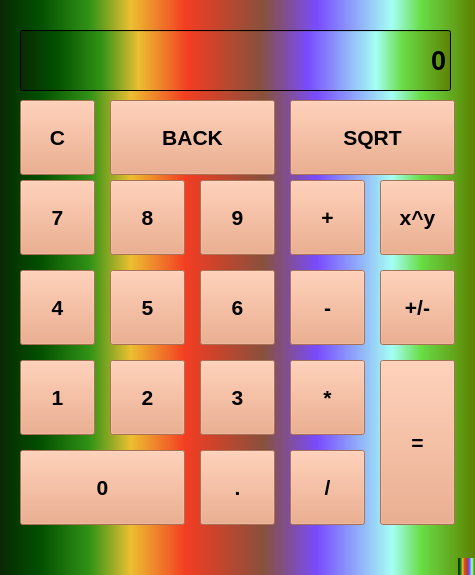
<?xml version="1.0" encoding="UTF-8"?>
<ui version="4.0">
 <class>MainWindow</class>
 <widget class="QMainWindow" name="MainWindow">
  <property name="windowModality">
   <enum>Qt::NonModal</enum>
  </property>
  <property name="geometry">
   <rect>
    <x>0</x>
    <y>0</y>
    <width>475</width>
    <height>575</height>
   </rect>
  </property>
  <property name="palette">
   <palette>
    <active>
     <colorrole role="WindowText">
      <brush brushstyle="SolidPattern">
       <color alpha="255">
        <red>221</red>
        <green>221</green>
        <blue>221</blue>
       </color>
      </brush>
     </colorrole>
     <colorrole role="Button">
      <brush brushstyle="LinearGradientPattern">
       <gradient startx="0.000000000000000" starty="0.000000000000000" endx="1.000000000000000" endy="0.000000000000000" type="LinearGradient" spread="PadSpread" coordinatemode="ObjectBoundingMode">
        <gradientstop position="0.000000000000000">
         <color alpha="255">
          <red>9</red>
          <green>41</green>
          <blue>4</blue>
         </color>
        </gradientstop>
        <gradientstop position="0.085000000000000">
         <color alpha="255">
          <red>2</red>
          <green>79</green>
          <blue>0</blue>
         </color>
        </gradientstop>
        <gradientstop position="0.190000000000000">
         <color alpha="255">
          <red>50</red>
          <green>147</green>
          <blue>22</blue>
         </color>
        </gradientstop>
        <gradientstop position="0.275000000000000">
         <color alpha="255">
          <red>236</red>
          <green>191</green>
          <blue>49</blue>
         </color>
        </gradientstop>
        <gradientstop position="0.390000000000000">
         <color alpha="255">
          <red>243</red>
          <green>61</green>
          <blue>34</blue>
         </color>
        </gradientstop>
        <gradientstop position="0.555000000000000">
         <color alpha="255">
          <red>135</red>
          <green>81</green>
          <blue>60</blue>
         </color>
        </gradientstop>
        <gradientstop position="0.667000000000000">
         <color alpha="255">
          <red>121</red>
          <green>75</green>
          <blue>255</blue>
         </color>
        </gradientstop>
        <gradientstop position="0.825000000000000">
         <color alpha="255">
          <red>164</red>
          <green>255</green>
          <blue>244</blue>
         </color>
        </gradientstop>
        <gradientstop position="0.885000000000000">
         <color alpha="255">
          <red>104</red>
          <green>222</green>
          <blue>71</blue>
         </color>
        </gradientstop>
        <gradientstop position="1.000000000000000">
         <color alpha="255">
          <red>93</red>
          <green>128</green>
          <blue>0</blue>
         </color>
        </gradientstop>
       </gradient>
      </brush>
     </colorrole>
     <colorrole role="Light">
      <brush brushstyle="SolidPattern">
       <color alpha="255">
        <red>200</red>
        <green>176</green>
        <blue>41</blue>
       </color>
      </brush>
     </colorrole>
     <colorrole role="Base">
      <brush brushstyle="LinearGradientPattern">
       <gradient startx="0.000000000000000" starty="0.000000000000000" endx="1.000000000000000" endy="0.000000000000000" type="LinearGradient" spread="PadSpread" coordinatemode="ObjectBoundingMode">
        <gradientstop position="0.000000000000000">
         <color alpha="255">
          <red>9</red>
          <green>41</green>
          <blue>4</blue>
         </color>
        </gradientstop>
        <gradientstop position="0.085000000000000">
         <color alpha="255">
          <red>2</red>
          <green>79</green>
          <blue>0</blue>
         </color>
        </gradientstop>
        <gradientstop position="0.190000000000000">
         <color alpha="255">
          <red>50</red>
          <green>147</green>
          <blue>22</blue>
         </color>
        </gradientstop>
        <gradientstop position="0.275000000000000">
         <color alpha="255">
          <red>236</red>
          <green>191</green>
          <blue>49</blue>
         </color>
        </gradientstop>
        <gradientstop position="0.390000000000000">
         <color alpha="255">
          <red>243</red>
          <green>61</green>
          <blue>34</blue>
         </color>
        </gradientstop>
        <gradientstop position="0.555000000000000">
         <color alpha="255">
          <red>135</red>
          <green>81</green>
          <blue>60</blue>
         </color>
        </gradientstop>
        <gradientstop position="0.667000000000000">
         <color alpha="255">
          <red>121</red>
          <green>75</green>
          <blue>255</blue>
         </color>
        </gradientstop>
        <gradientstop position="0.825000000000000">
         <color alpha="255">
          <red>164</red>
          <green>255</green>
          <blue>244</blue>
         </color>
        </gradientstop>
        <gradientstop position="0.885000000000000">
         <color alpha="255">
          <red>104</red>
          <green>222</green>
          <blue>71</blue>
         </color>
        </gradientstop>
        <gradientstop position="1.000000000000000">
         <color alpha="255">
          <red>93</red>
          <green>128</green>
          <blue>0</blue>
         </color>
        </gradientstop>
       </gradient>
      </brush>
     </colorrole>
     <colorrole role="Window">
      <brush brushstyle="LinearGradientPattern">
       <gradient startx="0.000000000000000" starty="0.000000000000000" endx="1.000000000000000" endy="0.000000000000000" type="LinearGradient" spread="PadSpread" coordinatemode="ObjectBoundingMode">
        <gradientstop position="0.000000000000000">
         <color alpha="255">
          <red>9</red>
          <green>41</green>
          <blue>4</blue>
         </color>
        </gradientstop>
        <gradientstop position="0.085000000000000">
         <color alpha="255">
          <red>2</red>
          <green>79</green>
          <blue>0</blue>
         </color>
        </gradientstop>
        <gradientstop position="0.190000000000000">
         <color alpha="255">
          <red>50</red>
          <green>147</green>
          <blue>22</blue>
         </color>
        </gradientstop>
        <gradientstop position="0.275000000000000">
         <color alpha="255">
          <red>236</red>
          <green>191</green>
          <blue>49</blue>
         </color>
        </gradientstop>
        <gradientstop position="0.390000000000000">
         <color alpha="255">
          <red>243</red>
          <green>61</green>
          <blue>34</blue>
         </color>
        </gradientstop>
        <gradientstop position="0.555000000000000">
         <color alpha="255">
          <red>135</red>
          <green>81</green>
          <blue>60</blue>
         </color>
        </gradientstop>
        <gradientstop position="0.667000000000000">
         <color alpha="255">
          <red>121</red>
          <green>75</green>
          <blue>255</blue>
         </color>
        </gradientstop>
        <gradientstop position="0.825000000000000">
         <color alpha="255">
          <red>164</red>
          <green>255</green>
          <blue>244</blue>
         </color>
        </gradientstop>
        <gradientstop position="0.885000000000000">
         <color alpha="255">
          <red>104</red>
          <green>222</green>
          <blue>71</blue>
         </color>
        </gradientstop>
        <gradientstop position="1.000000000000000">
         <color alpha="255">
          <red>93</red>
          <green>128</green>
          <blue>0</blue>
         </color>
        </gradientstop>
       </gradient>
      </brush>
     </colorrole>
    </active>
    <inactive>
     <colorrole role="WindowText">
      <brush brushstyle="SolidPattern">
       <color alpha="255">
        <red>221</red>
        <green>221</green>
        <blue>221</blue>
       </color>
      </brush>
     </colorrole>
     <colorrole role="Button">
      <brush brushstyle="LinearGradientPattern">
       <gradient startx="0.000000000000000" starty="0.000000000000000" endx="1.000000000000000" endy="0.000000000000000" type="LinearGradient" spread="PadSpread" coordinatemode="ObjectBoundingMode">
        <gradientstop position="0.000000000000000">
         <color alpha="255">
          <red>9</red>
          <green>41</green>
          <blue>4</blue>
         </color>
        </gradientstop>
        <gradientstop position="0.085000000000000">
         <color alpha="255">
          <red>2</red>
          <green>79</green>
          <blue>0</blue>
         </color>
        </gradientstop>
        <gradientstop position="0.190000000000000">
         <color alpha="255">
          <red>50</red>
          <green>147</green>
          <blue>22</blue>
         </color>
        </gradientstop>
        <gradientstop position="0.275000000000000">
         <color alpha="255">
          <red>236</red>
          <green>191</green>
          <blue>49</blue>
         </color>
        </gradientstop>
        <gradientstop position="0.390000000000000">
         <color alpha="255">
          <red>243</red>
          <green>61</green>
          <blue>34</blue>
         </color>
        </gradientstop>
        <gradientstop position="0.555000000000000">
         <color alpha="255">
          <red>135</red>
          <green>81</green>
          <blue>60</blue>
         </color>
        </gradientstop>
        <gradientstop position="0.667000000000000">
         <color alpha="255">
          <red>121</red>
          <green>75</green>
          <blue>255</blue>
         </color>
        </gradientstop>
        <gradientstop position="0.825000000000000">
         <color alpha="255">
          <red>164</red>
          <green>255</green>
          <blue>244</blue>
         </color>
        </gradientstop>
        <gradientstop position="0.885000000000000">
         <color alpha="255">
          <red>104</red>
          <green>222</green>
          <blue>71</blue>
         </color>
        </gradientstop>
        <gradientstop position="1.000000000000000">
         <color alpha="255">
          <red>93</red>
          <green>128</green>
          <blue>0</blue>
         </color>
        </gradientstop>
       </gradient>
      </brush>
     </colorrole>
     <colorrole role="Light">
      <brush brushstyle="SolidPattern">
       <color alpha="255">
        <red>200</red>
        <green>176</green>
        <blue>41</blue>
       </color>
      </brush>
     </colorrole>
     <colorrole role="Base">
      <brush brushstyle="LinearGradientPattern">
       <gradient startx="0.000000000000000" starty="0.000000000000000" endx="1.000000000000000" endy="0.000000000000000" type="LinearGradient" spread="PadSpread" coordinatemode="ObjectBoundingMode">
        <gradientstop position="0.000000000000000">
         <color alpha="255">
          <red>9</red>
          <green>41</green>
          <blue>4</blue>
         </color>
        </gradientstop>
        <gradientstop position="0.085000000000000">
         <color alpha="255">
          <red>2</red>
          <green>79</green>
          <blue>0</blue>
         </color>
        </gradientstop>
        <gradientstop position="0.190000000000000">
         <color alpha="255">
          <red>50</red>
          <green>147</green>
          <blue>22</blue>
         </color>
        </gradientstop>
        <gradientstop position="0.275000000000000">
         <color alpha="255">
          <red>236</red>
          <green>191</green>
          <blue>49</blue>
         </color>
        </gradientstop>
        <gradientstop position="0.390000000000000">
         <color alpha="255">
          <red>243</red>
          <green>61</green>
          <blue>34</blue>
         </color>
        </gradientstop>
        <gradientstop position="0.555000000000000">
         <color alpha="255">
          <red>135</red>
          <green>81</green>
          <blue>60</blue>
         </color>
        </gradientstop>
        <gradientstop position="0.667000000000000">
         <color alpha="255">
          <red>121</red>
          <green>75</green>
          <blue>255</blue>
         </color>
        </gradientstop>
        <gradientstop position="0.825000000000000">
         <color alpha="255">
          <red>164</red>
          <green>255</green>
          <blue>244</blue>
         </color>
        </gradientstop>
        <gradientstop position="0.885000000000000">
         <color alpha="255">
          <red>104</red>
          <green>222</green>
          <blue>71</blue>
         </color>
        </gradientstop>
        <gradientstop position="1.000000000000000">
         <color alpha="255">
          <red>93</red>
          <green>128</green>
          <blue>0</blue>
         </color>
        </gradientstop>
       </gradient>
      </brush>
     </colorrole>
     <colorrole role="Window">
      <brush brushstyle="LinearGradientPattern">
       <gradient startx="0.000000000000000" starty="0.000000000000000" endx="1.000000000000000" endy="0.000000000000000" type="LinearGradient" spread="PadSpread" coordinatemode="ObjectBoundingMode">
        <gradientstop position="0.000000000000000">
         <color alpha="255">
          <red>9</red>
          <green>41</green>
          <blue>4</blue>
         </color>
        </gradientstop>
        <gradientstop position="0.085000000000000">
         <color alpha="255">
          <red>2</red>
          <green>79</green>
          <blue>0</blue>
         </color>
        </gradientstop>
        <gradientstop position="0.190000000000000">
         <color alpha="255">
          <red>50</red>
          <green>147</green>
          <blue>22</blue>
         </color>
        </gradientstop>
        <gradientstop position="0.275000000000000">
         <color alpha="255">
          <red>236</red>
          <green>191</green>
          <blue>49</blue>
         </color>
        </gradientstop>
        <gradientstop position="0.390000000000000">
         <color alpha="255">
          <red>243</red>
          <green>61</green>
          <blue>34</blue>
         </color>
        </gradientstop>
        <gradientstop position="0.555000000000000">
         <color alpha="255">
          <red>135</red>
          <green>81</green>
          <blue>60</blue>
         </color>
        </gradientstop>
        <gradientstop position="0.667000000000000">
         <color alpha="255">
          <red>121</red>
          <green>75</green>
          <blue>255</blue>
         </color>
        </gradientstop>
        <gradientstop position="0.825000000000000">
         <color alpha="255">
          <red>164</red>
          <green>255</green>
          <blue>244</blue>
         </color>
        </gradientstop>
        <gradientstop position="0.885000000000000">
         <color alpha="255">
          <red>104</red>
          <green>222</green>
          <blue>71</blue>
         </color>
        </gradientstop>
        <gradientstop position="1.000000000000000">
         <color alpha="255">
          <red>93</red>
          <green>128</green>
          <blue>0</blue>
         </color>
        </gradientstop>
       </gradient>
      </brush>
     </colorrole>
    </inactive>
    <disabled>
     <colorrole role="WindowText">
      <brush brushstyle="SolidPattern">
       <color alpha="255">
        <red>120</red>
        <green>120</green>
        <blue>120</blue>
       </color>
      </brush>
     </colorrole>
     <colorrole role="Button">
      <brush brushstyle="LinearGradientPattern">
       <gradient startx="0.000000000000000" starty="0.000000000000000" endx="1.000000000000000" endy="0.000000000000000" type="LinearGradient" spread="PadSpread" coordinatemode="ObjectBoundingMode">
        <gradientstop position="0.000000000000000">
         <color alpha="255">
          <red>9</red>
          <green>41</green>
          <blue>4</blue>
         </color>
        </gradientstop>
        <gradientstop position="0.085000000000000">
         <color alpha="255">
          <red>2</red>
          <green>79</green>
          <blue>0</blue>
         </color>
        </gradientstop>
        <gradientstop position="0.190000000000000">
         <color alpha="255">
          <red>50</red>
          <green>147</green>
          <blue>22</blue>
         </color>
        </gradientstop>
        <gradientstop position="0.275000000000000">
         <color alpha="255">
          <red>236</red>
          <green>191</green>
          <blue>49</blue>
         </color>
        </gradientstop>
        <gradientstop position="0.390000000000000">
         <color alpha="255">
          <red>243</red>
          <green>61</green>
          <blue>34</blue>
         </color>
        </gradientstop>
        <gradientstop position="0.555000000000000">
         <color alpha="255">
          <red>135</red>
          <green>81</green>
          <blue>60</blue>
         </color>
        </gradientstop>
        <gradientstop position="0.667000000000000">
         <color alpha="255">
          <red>121</red>
          <green>75</green>
          <blue>255</blue>
         </color>
        </gradientstop>
        <gradientstop position="0.825000000000000">
         <color alpha="255">
          <red>164</red>
          <green>255</green>
          <blue>244</blue>
         </color>
        </gradientstop>
        <gradientstop position="0.885000000000000">
         <color alpha="255">
          <red>104</red>
          <green>222</green>
          <blue>71</blue>
         </color>
        </gradientstop>
        <gradientstop position="1.000000000000000">
         <color alpha="255">
          <red>93</red>
          <green>128</green>
          <blue>0</blue>
         </color>
        </gradientstop>
       </gradient>
      </brush>
     </colorrole>
     <colorrole role="Light">
      <brush brushstyle="SolidPattern">
       <color alpha="255">
        <red>200</red>
        <green>176</green>
        <blue>41</blue>
       </color>
      </brush>
     </colorrole>
     <colorrole role="Base">
      <brush brushstyle="LinearGradientPattern">
       <gradient startx="0.000000000000000" starty="0.000000000000000" endx="1.000000000000000" endy="0.000000000000000" type="LinearGradient" spread="PadSpread" coordinatemode="ObjectBoundingMode">
        <gradientstop position="0.000000000000000">
         <color alpha="255">
          <red>9</red>
          <green>41</green>
          <blue>4</blue>
         </color>
        </gradientstop>
        <gradientstop position="0.085000000000000">
         <color alpha="255">
          <red>2</red>
          <green>79</green>
          <blue>0</blue>
         </color>
        </gradientstop>
        <gradientstop position="0.190000000000000">
         <color alpha="255">
          <red>50</red>
          <green>147</green>
          <blue>22</blue>
         </color>
        </gradientstop>
        <gradientstop position="0.275000000000000">
         <color alpha="255">
          <red>236</red>
          <green>191</green>
          <blue>49</blue>
         </color>
        </gradientstop>
        <gradientstop position="0.390000000000000">
         <color alpha="255">
          <red>243</red>
          <green>61</green>
          <blue>34</blue>
         </color>
        </gradientstop>
        <gradientstop position="0.555000000000000">
         <color alpha="255">
          <red>135</red>
          <green>81</green>
          <blue>60</blue>
         </color>
        </gradientstop>
        <gradientstop position="0.667000000000000">
         <color alpha="255">
          <red>121</red>
          <green>75</green>
          <blue>255</blue>
         </color>
        </gradientstop>
        <gradientstop position="0.825000000000000">
         <color alpha="255">
          <red>164</red>
          <green>255</green>
          <blue>244</blue>
         </color>
        </gradientstop>
        <gradientstop position="0.885000000000000">
         <color alpha="255">
          <red>104</red>
          <green>222</green>
          <blue>71</blue>
         </color>
        </gradientstop>
        <gradientstop position="1.000000000000000">
         <color alpha="255">
          <red>93</red>
          <green>128</green>
          <blue>0</blue>
         </color>
        </gradientstop>
       </gradient>
      </brush>
     </colorrole>
     <colorrole role="Window">
      <brush brushstyle="LinearGradientPattern">
       <gradient startx="0.000000000000000" starty="0.000000000000000" endx="1.000000000000000" endy="0.000000000000000" type="LinearGradient" spread="PadSpread" coordinatemode="ObjectBoundingMode">
        <gradientstop position="0.000000000000000">
         <color alpha="255">
          <red>9</red>
          <green>41</green>
          <blue>4</blue>
         </color>
        </gradientstop>
        <gradientstop position="0.085000000000000">
         <color alpha="255">
          <red>2</red>
          <green>79</green>
          <blue>0</blue>
         </color>
        </gradientstop>
        <gradientstop position="0.190000000000000">
         <color alpha="255">
          <red>50</red>
          <green>147</green>
          <blue>22</blue>
         </color>
        </gradientstop>
        <gradientstop position="0.275000000000000">
         <color alpha="255">
          <red>236</red>
          <green>191</green>
          <blue>49</blue>
         </color>
        </gradientstop>
        <gradientstop position="0.390000000000000">
         <color alpha="255">
          <red>243</red>
          <green>61</green>
          <blue>34</blue>
         </color>
        </gradientstop>
        <gradientstop position="0.555000000000000">
         <color alpha="255">
          <red>135</red>
          <green>81</green>
          <blue>60</blue>
         </color>
        </gradientstop>
        <gradientstop position="0.667000000000000">
         <color alpha="255">
          <red>121</red>
          <green>75</green>
          <blue>255</blue>
         </color>
        </gradientstop>
        <gradientstop position="0.825000000000000">
         <color alpha="255">
          <red>164</red>
          <green>255</green>
          <blue>244</blue>
         </color>
        </gradientstop>
        <gradientstop position="0.885000000000000">
         <color alpha="255">
          <red>104</red>
          <green>222</green>
          <blue>71</blue>
         </color>
        </gradientstop>
        <gradientstop position="1.000000000000000">
         <color alpha="255">
          <red>93</red>
          <green>128</green>
          <blue>0</blue>
         </color>
        </gradientstop>
       </gradient>
      </brush>
     </colorrole>
    </disabled>
   </palette>
  </property>
  <property name="cursor">
   <cursorShape>OpenHandCursor</cursorShape>
  </property>
  <property name="windowTitle">
   <string>Calculator v1.0.0</string>
  </property>
  <property name="styleSheet">
   <string notr="true">background-color: qlineargradient(spread:pad, x1:0, y1:0, x2:1, y2:0, stop:0 rgba(9, 41, 4, 255), stop:0.085 rgba(2, 79, 0, 255), stop:0.19 rgba(50, 147, 22, 255), stop:0.275 rgba(236, 191, 49, 255), stop:0.39 rgba(243, 61, 34, 255), stop:0.555 rgba(135, 81, 60, 255), stop:0.667 rgba(121, 75, 255, 255), stop:0.825 rgba(164, 255, 244, 255), stop:0.885 rgba(104, 222, 71, 255), stop:1 rgba(93, 128, 0, 255));</string>
  </property>
  <widget class="QWidget" name="centralwidget">
   <widget class="QLineEdit" name="number">
    <property name="geometry">
     <rect>
      <x>20</x>
      <y>30</y>
      <width>431</width>
      <height>61</height>
     </rect>
    </property>
    <property name="font">
     <font>
      <pointsize>20</pointsize>
      <weight>75</weight>
      <bold>true</bold>
     </font>
    </property>
    <property name="text">
     <string>0</string>
    </property>
    <property name="alignment">
     <set>Qt::AlignRight|Qt::AlignTrailing|Qt::AlignVCenter</set>
    </property>
   </widget>
   <widget class="QPushButton" name="btn7">
    <property name="geometry">
     <rect>
      <x>20</x>
      <y>180</y>
      <width>75</width>
      <height>75</height>
     </rect>
    </property>
    <property name="font">
     <font>
      <pointsize>16</pointsize>
      <weight>75</weight>
      <bold>true</bold>
     </font>
    </property>
    <property name="cursor">
     <cursorShape>CrossCursor</cursorShape>
    </property>
    <property name="styleSheet">
     <string notr="true">background-color: rgb(236, 157, 117);</string>
    </property>
    <property name="text">
     <string>7</string>
    </property>
   </widget>
   <widget class="QPushButton" name="btn8">
    <property name="geometry">
     <rect>
      <x>110</x>
      <y>180</y>
      <width>75</width>
      <height>75</height>
     </rect>
    </property>
    <property name="font">
     <font>
      <pointsize>16</pointsize>
      <weight>75</weight>
      <bold>true</bold>
     </font>
    </property>
    <property name="cursor">
     <cursorShape>CrossCursor</cursorShape>
    </property>
    <property name="styleSheet">
     <string notr="true">background-color: rgb(236, 157, 117);</string>
    </property>
    <property name="text">
     <string>8</string>
    </property>
   </widget>
   <widget class="QPushButton" name="btn9">
    <property name="geometry">
     <rect>
      <x>200</x>
      <y>180</y>
      <width>75</width>
      <height>75</height>
     </rect>
    </property>
    <property name="font">
     <font>
      <pointsize>16</pointsize>
      <weight>75</weight>
      <bold>true</bold>
     </font>
    </property>
    <property name="cursor">
     <cursorShape>CrossCursor</cursorShape>
    </property>
    <property name="styleSheet">
     <string notr="true">background-color: rgb(236, 157, 117);</string>
    </property>
    <property name="text">
     <string>9</string>
    </property>
   </widget>
   <widget class="QPushButton" name="btn4">
    <property name="geometry">
     <rect>
      <x>20</x>
      <y>270</y>
      <width>75</width>
      <height>75</height>
     </rect>
    </property>
    <property name="font">
     <font>
      <pointsize>16</pointsize>
      <weight>75</weight>
      <bold>true</bold>
     </font>
    </property>
    <property name="cursor">
     <cursorShape>CrossCursor</cursorShape>
    </property>
    <property name="styleSheet">
     <string notr="true">background-color: rgb(236, 157, 117);</string>
    </property>
    <property name="text">
     <string>4</string>
    </property>
   </widget>
   <widget class="QPushButton" name="btn5">
    <property name="geometry">
     <rect>
      <x>110</x>
      <y>270</y>
      <width>75</width>
      <height>75</height>
     </rect>
    </property>
    <property name="font">
     <font>
      <pointsize>16</pointsize>
      <weight>75</weight>
      <bold>true</bold>
     </font>
    </property>
    <property name="cursor">
     <cursorShape>CrossCursor</cursorShape>
    </property>
    <property name="styleSheet">
     <string notr="true">background-color: rgb(236, 157, 117);</string>
    </property>
    <property name="text">
     <string>5</string>
    </property>
   </widget>
   <widget class="QPushButton" name="btn6">
    <property name="geometry">
     <rect>
      <x>200</x>
      <y>270</y>
      <width>75</width>
      <height>75</height>
     </rect>
    </property>
    <property name="font">
     <font>
      <pointsize>16</pointsize>
      <weight>75</weight>
      <bold>true</bold>
     </font>
    </property>
    <property name="cursor">
     <cursorShape>CrossCursor</cursorShape>
    </property>
    <property name="styleSheet">
     <string notr="true">background-color: rgb(236, 157, 117);</string>
    </property>
    <property name="text">
     <string>6</string>
    </property>
   </widget>
   <widget class="QPushButton" name="btn1">
    <property name="geometry">
     <rect>
      <x>20</x>
      <y>360</y>
      <width>75</width>
      <height>75</height>
     </rect>
    </property>
    <property name="font">
     <font>
      <pointsize>16</pointsize>
      <weight>75</weight>
      <bold>true</bold>
     </font>
    </property>
    <property name="cursor">
     <cursorShape>CrossCursor</cursorShape>
    </property>
    <property name="styleSheet">
     <string notr="true">background-color: rgb(236, 157, 117);</string>
    </property>
    <property name="text">
     <string>1</string>
    </property>
   </widget>
   <widget class="QPushButton" name="btn2">
    <property name="geometry">
     <rect>
      <x>110</x>
      <y>360</y>
      <width>75</width>
      <height>75</height>
     </rect>
    </property>
    <property name="font">
     <font>
      <pointsize>16</pointsize>
      <weight>75</weight>
      <bold>true</bold>
     </font>
    </property>
    <property name="cursor">
     <cursorShape>CrossCursor</cursorShape>
    </property>
    <property name="styleSheet">
     <string notr="true">background-color: rgb(236, 157, 117);</string>
    </property>
    <property name="text">
     <string>2</string>
    </property>
   </widget>
   <widget class="QPushButton" name="btn3">
    <property name="geometry">
     <rect>
      <x>200</x>
      <y>360</y>
      <width>75</width>
      <height>75</height>
     </rect>
    </property>
    <property name="font">
     <font>
      <pointsize>16</pointsize>
      <weight>75</weight>
      <bold>true</bold>
     </font>
    </property>
    <property name="cursor">
     <cursorShape>CrossCursor</cursorShape>
    </property>
    <property name="styleSheet">
     <string notr="true">background-color: rgb(236, 157, 117);</string>
    </property>
    <property name="text">
     <string>3</string>
    </property>
   </widget>
   <widget class="QPushButton" name="btn0">
    <property name="geometry">
     <rect>
      <x>20</x>
      <y>450</y>
      <width>165</width>
      <height>75</height>
     </rect>
    </property>
    <property name="font">
     <font>
      <pointsize>16</pointsize>
      <weight>75</weight>
      <bold>true</bold>
     </font>
    </property>
    <property name="cursor">
     <cursorShape>CrossCursor</cursorShape>
    </property>
    <property name="styleSheet">
     <string notr="true">background-color: rgb(236, 157, 117);</string>
    </property>
    <property name="text">
     <string>0</string>
    </property>
   </widget>
   <widget class="QPushButton" name="btnAdd">
    <property name="geometry">
     <rect>
      <x>290</x>
      <y>180</y>
      <width>75</width>
      <height>75</height>
     </rect>
    </property>
    <property name="font">
     <font>
      <pointsize>16</pointsize>
      <weight>75</weight>
      <bold>true</bold>
     </font>
    </property>
    <property name="cursor">
     <cursorShape>CrossCursor</cursorShape>
    </property>
    <property name="styleSheet">
     <string notr="true">background-color: rgb(236, 157, 117);</string>
    </property>
    <property name="text">
     <string>+</string>
    </property>
   </widget>
   <widget class="QPushButton" name="btnDot">
    <property name="geometry">
     <rect>
      <x>200</x>
      <y>450</y>
      <width>75</width>
      <height>75</height>
     </rect>
    </property>
    <property name="font">
     <font>
      <pointsize>16</pointsize>
      <weight>75</weight>
      <bold>true</bold>
     </font>
    </property>
    <property name="cursor">
     <cursorShape>CrossCursor</cursorShape>
    </property>
    <property name="styleSheet">
     <string notr="true">background-color: rgb(236, 157, 117);</string>
    </property>
    <property name="text">
     <string>.</string>
    </property>
   </widget>
   <widget class="QPushButton" name="btnSub">
    <property name="geometry">
     <rect>
      <x>290</x>
      <y>270</y>
      <width>75</width>
      <height>75</height>
     </rect>
    </property>
    <property name="font">
     <font>
      <pointsize>16</pointsize>
      <weight>75</weight>
      <bold>true</bold>
     </font>
    </property>
    <property name="cursor">
     <cursorShape>CrossCursor</cursorShape>
    </property>
    <property name="styleSheet">
     <string notr="true">background-color: rgb(236, 157, 117);</string>
    </property>
    <property name="text">
     <string>-</string>
    </property>
   </widget>
   <widget class="QPushButton" name="btnMulty">
    <property name="geometry">
     <rect>
      <x>290</x>
      <y>360</y>
      <width>75</width>
      <height>75</height>
     </rect>
    </property>
    <property name="font">
     <font>
      <pointsize>16</pointsize>
      <weight>75</weight>
      <bold>true</bold>
     </font>
    </property>
    <property name="cursor">
     <cursorShape>CrossCursor</cursorShape>
    </property>
    <property name="styleSheet">
     <string notr="true">background-color: rgb(236, 157, 117);</string>
    </property>
    <property name="text">
     <string>*</string>
    </property>
   </widget>
   <widget class="QPushButton" name="btnDif">
    <property name="geometry">
     <rect>
      <x>290</x>
      <y>450</y>
      <width>75</width>
      <height>75</height>
     </rect>
    </property>
    <property name="font">
     <font>
      <pointsize>16</pointsize>
      <weight>75</weight>
      <bold>true</bold>
     </font>
    </property>
    <property name="cursor">
     <cursorShape>CrossCursor</cursorShape>
    </property>
    <property name="styleSheet">
     <string notr="true">background-color: rgb(236, 157, 117);</string>
    </property>
    <property name="text">
     <string>/</string>
    </property>
   </widget>
   <widget class="QPushButton" name="btnPosNeg">
    <property name="geometry">
     <rect>
      <x>380</x>
      <y>270</y>
      <width>75</width>
      <height>75</height>
     </rect>
    </property>
    <property name="font">
     <font>
      <pointsize>16</pointsize>
      <weight>75</weight>
      <bold>true</bold>
     </font>
    </property>
    <property name="cursor">
     <cursorShape>CrossCursor</cursorShape>
    </property>
    <property name="styleSheet">
     <string notr="true">background-color: rgb(236, 157, 117);</string>
    </property>
    <property name="text">
     <string>+/-</string>
    </property>
   </widget>
   <widget class="QPushButton" name="btnAnswer">
    <property name="geometry">
     <rect>
      <x>380</x>
      <y>360</y>
      <width>75</width>
      <height>165</height>
     </rect>
    </property>
    <property name="font">
     <font>
      <pointsize>16</pointsize>
      <weight>75</weight>
      <bold>true</bold>
     </font>
    </property>
    <property name="cursor">
     <cursorShape>CrossCursor</cursorShape>
    </property>
    <property name="styleSheet">
     <string notr="true">background-color: rgb(236, 157, 117);</string>
    </property>
    <property name="text">
     <string>=</string>
    </property>
   </widget>
   <widget class="QPushButton" name="btnPow">
    <property name="geometry">
     <rect>
      <x>380</x>
      <y>180</y>
      <width>75</width>
      <height>75</height>
     </rect>
    </property>
    <property name="font">
     <font>
      <pointsize>16</pointsize>
      <weight>75</weight>
      <bold>true</bold>
     </font>
    </property>
    <property name="cursor">
     <cursorShape>CrossCursor</cursorShape>
    </property>
    <property name="styleSheet">
     <string notr="true">background-color: rgb(236, 157, 117);</string>
    </property>
    <property name="text">
     <string>x^y</string>
    </property>
   </widget>
   <widget class="QPushButton" name="btnSqrt">
    <property name="geometry">
     <rect>
      <x>290</x>
      <y>100</y>
      <width>165</width>
      <height>75</height>
     </rect>
    </property>
    <property name="font">
     <font>
      <pointsize>16</pointsize>
      <weight>75</weight>
      <bold>true</bold>
     </font>
    </property>
    <property name="cursor">
     <cursorShape>CrossCursor</cursorShape>
    </property>
    <property name="styleSheet">
     <string notr="true">background-color: rgb(236, 157, 117);</string>
    </property>
    <property name="text">
     <string>SQRT</string>
    </property>
   </widget>
   <widget class="QPushButton" name="btnDel">
    <property name="geometry">
     <rect>
      <x>110</x>
      <y>100</y>
      <width>165</width>
      <height>75</height>
     </rect>
    </property>
    <property name="font">
     <font>
      <pointsize>16</pointsize>
      <weight>75</weight>
      <bold>true</bold>
     </font>
    </property>
    <property name="cursor">
     <cursorShape>CrossCursor</cursorShape>
    </property>
    <property name="styleSheet">
     <string notr="true">background-color: rgb(236, 157, 117);</string>
    </property>
    <property name="text">
     <string>BACK</string>
    </property>
   </widget>
   <widget class="QPushButton" name="btnClean">
    <property name="geometry">
     <rect>
      <x>20</x>
      <y>100</y>
      <width>75</width>
      <height>75</height>
     </rect>
    </property>
    <property name="font">
     <font>
      <pointsize>16</pointsize>
      <weight>75</weight>
      <bold>true</bold>
     </font>
    </property>
    <property name="cursor">
     <cursorShape>CrossCursor</cursorShape>
    </property>
    <property name="styleSheet">
     <string notr="true">background-color: rgb(236, 157, 117);</string>
    </property>
    <property name="text">
     <string>C</string>
    </property>
   </widget>
  </widget>
  <widget class="QMenuBar" name="menubar">
   <property name="geometry">
    <rect>
     <x>0</x>
     <y>0</y>
     <width>475</width>
     <height>21</height>
    </rect>
   </property>
  </widget>
  <widget class="QStatusBar" name="statusbar"/>
 </widget>
 <resources/>
 <connections/>
</ui>
